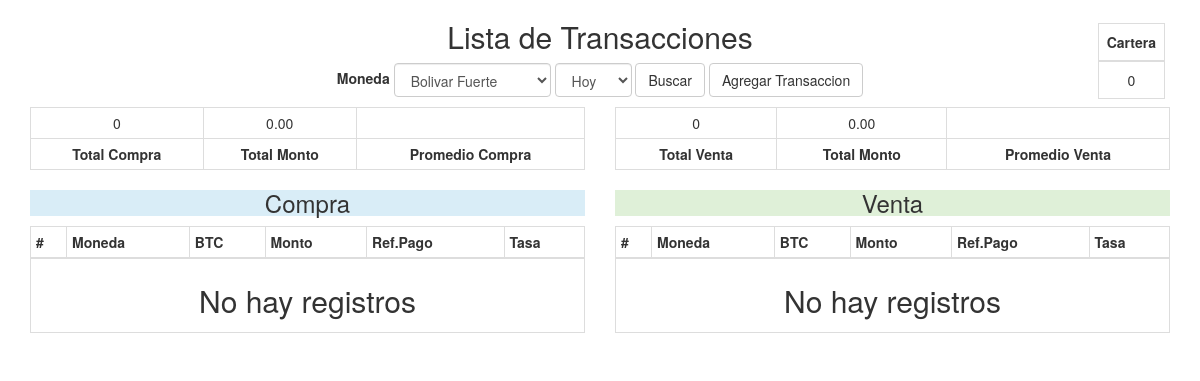
The page /list.php?moneda=VEF&created=hoy&buscar=Buscar on the database as committed earlier.
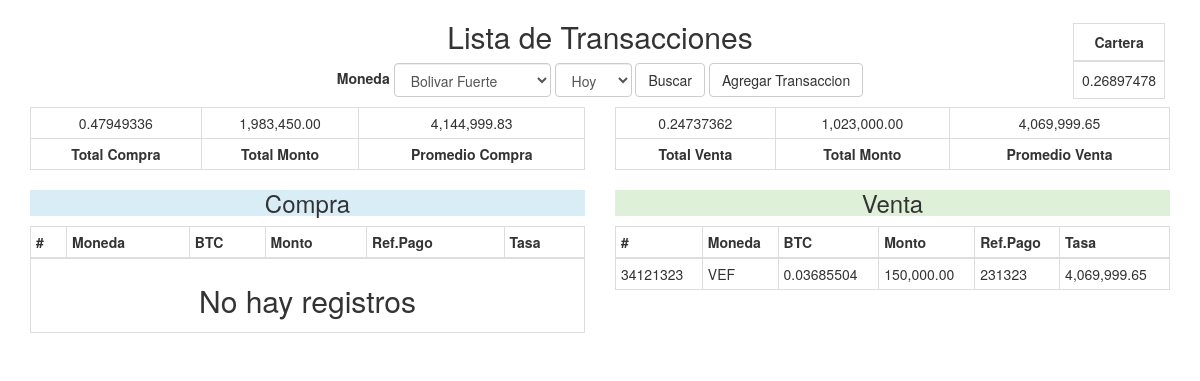
The same page on the database as committed later.
### tables this page shows
CREATE TABLE `transaction` (
  `idoperacion` varchar(200) NOT NULL,
  `tipo` varchar(20) NOT NULL,
  `moneda` varchar(20) NOT NULL,
  `btc` varchar(20) NOT NULL,
  `monto` varchar(20) NOT NULL,
  `ref_pago` varchar(100) NOT NULL,
  `observacion` text NOT NULL,
  `created` timestamp NOT NULL DEFAULT CURRENT_TIMESTAMP
);

### db.php (called while the page is built, shortened)
<?php
class Db extends PDO{
	public function get_currencies(){
		$query = "SELECT * from currencies";
		return $this->get($query);
	}
	public function get($query){
		$result = parent::query($query);
		$rows=array();
		while ($row = $result->fetch(PDO::FETCH_OBJ)) {
			$rows[]=$row;
		}
		return $rows;
	}
	public function get_by_moneda($moneda,$tipo = "compra"){
		if (isset($_GET['created'])) {
			switch ($_GET['created']) {
				case 'hoy':
					$date_sub = " and CAST(created AS DATE) = '".date('Y-m-d')."' ";
					break;
			}
			$query = "SELECT * FROM transaction WHERE tipo = '".$tipo."' and moneda = '".$moneda."' $date_sub order by created desc";
		}else{
			$query = "SELECT * FROM transaction WHERE tipo = '".$tipo."' and moneda = '".$moneda."' order by created desc";
		}
		return $this->get($query);
	}
	public function get_promedio($moneda,$tipo = "compra"){
		$query = "SELECT * from transaction WHERE
		created BETWEEN DATE_SUB(NOW(), INTERVAL 30 DAY) AND NOW() and tipo = '".$tipo."' and moneda = '".$moneda."' order by created desc";
		return $this->get($query);
	}
	public function get_suma_compra($moneda,$tipo = "compra"){
		$query = "SELECT btc FROM transaction WHERE tipo = '".$tipo."' and moneda = '".$moneda."'";
		$result = $this->get($query);
		$btc = 0;
		foreach ($result as $key => $value) {
			$btc = $btc + str_replace(',', '.', $value->btc);
		}
		return $btc;
	}
	public function get_suma_monto($moneda,$tipo = "compra"){
		$query = "SELECT monto FROM transaction WHERE tipo = '".$tipo."' and moneda = '".$moneda."'";
		$result = $this->get($query);
		$monto = 0;
		foreach ($result as $key => $value) {
			$monto = $monto + str_replace('.', '', $value->monto);
		}
		return $monto;
	}
	public function get_saldo(){
		$query = "SELECT btc FROM transaction WHERE tipo = 'compra' ";
		$result = $this->get($query);
		$btc = 0;
		foreach ($result as $key => $value) {
			$btc = $btc + str_replace(',', '.', $value->btc);
		}
		$query = "SELECT btc FROM transaction WHERE tipo = 'venta' ";
		$result = $this->get($query);
		$btc2 = 0;
		foreach ($result as $key => $value) {
			$btc2 = $btc2 + str_replace(',', '.', $value->btc);
		}
		return $btc-$btc2;
	}
}

### list.php (the view, shortened to what this page needs)
<?php
include_once('db.php');
$db = new Db();
?>
<!DOCTYPE html>
<html lang="en">
<head>
	<link rel="stylesheet" href="css/css/bootstrap.min.css">
	<link rel="stylesheet" href="css/css/bootstrap-datepicker.min.css">
</head>
<body>
	<div class="text-center">
		<h2>Lista de Transacciones</h2>
		<div class="container" style="position:relative">
			<div style="position:absolute;right:20px;top:-40px">
				<table class="table table-bordered">
					<thead>
						<th class="text-center">Cartera</th>
					</thead>
					<tr>
						<td><?php echo $db->get_saldo() ?></td>
					</tr>
				</table>
			</div>
		</div>
		<form action="" style="width:100%;margin:auto" class="form-inline">
			<div class="form-group">
				<label>Moneda</label>
				<select name="moneda" class="form-control" id="moneda">
					<?php foreach ($db->get_currencies() as $key => $value): ?>
						<?php if (isset($_GET['moneda']) and $_GET['moneda'] == $value->currabrev): ?>
							<option value="<?php echo $value->currabrev ?>" selected><?php echo $value->currency ?></option>
					<?php else: ?>
							<option value="<?php echo $value->currabrev ?>"><?php echo $value->currency ?></option>
						<?php endif ?>
					<?php endforeach ?>
				</select>
	            <select name="created" class="form-control" id="created">
	            	<option value="hoy">Hoy</option>
	            </select>
				<input type="submit" class="btn btn-default" name="buscar" value="Buscar">
				<a href="index.php" class="btn btn-default">Agregar Transaccion</a>
			</div>
		</form>
	</div>
	<div class="wrap container">
		<div class="row">
			<div class="col-md-6 col-sm-6">
				<table class="table table-condensed table-bordered">
					<?php if (isset($_GET['moneda']) and $_GET['moneda']): ?>
						<?php $suma_result = $db->get_suma_compra($_GET['moneda']) ?>
						<?php $monto_result = $db->get_suma_monto($_GET['moneda']) ?>
						<?php $promedio = $db->get_promedio($_GET['moneda']) ?>
						<?php $btc_suma = 0; ?>
						<?php $monto_suma = 0; ?>
						<?php foreach ($promedio as $key => $value): ?>
								<?php $btc_suma = $btc_suma + str_replace(',', '.', $value->btc) ?>
								<?php $monto_suma = $monto_suma + (float)str_replace(',','.',str_replace('.', '', $value->monto)) ?>
						<?php endforeach ?>
					<?php endif; ?>
					<tr>
						<td id="display_btc_suma1" class="text-center"><?php echo $suma_result ?></td>
						<td id="display_monto_suma1" class="text-center"><?php echo number_format($monto_result,2,'.',',') ?></td>
						<?php if (isset($btc_suma) and $btc_suma): ?>
						<td id="display_division1" class="text-center"><?php echo number_format((float)$monto_suma/$btc_suma,2,'.',',') ?></td>
						<?php endif ?>
					</tr>
					<tr>
						<td class="text-center"><b>Total Compra</b></td>
						<td class="text-center"><b>Total Monto</b></td>
						<td class="text-center"><b>Promedio Compra</b></td>
					</tr>
				</table>
				<div class="text-center bg-info" >
					<h3>Compra</h3>
				</div>
				<table class="table table-condensed table-bordered" id="compra">
					<thead>
						<th>#</th>
						<th>Moneda</th>
						<th>BTC</th>
						<th>Monto</th>
						<th>Ref.Pago</th>
						<th>Tasa</th>
					</thead>
					<?php if (isset($_GET['moneda']) and $_GET['moneda']): ?>
						<?php $transaction = $db->get_by_moneda($_GET['moneda']) ?>
					<?php endif ?>
					<?php if (count($transaction)): ?>
					<?php $btc_suma = 0; ?>
					<?php $monto_suma = 0; ?>
					<?php $cantidad_compras = 0 ?>
						<?php foreach ($transaction as $key => $value): ?>
							<tr>
								<td><?php echo $value->idoperacion ?></td>
								<td><?php echo $value->moneda ?></td>
								<td><?php echo str_replace(',', '.', $value->btc) ?></td>
								<td><?php echo number_format(str_replace(',','.',str_replace('.', '', $value->monto)),2,'.',',') ?></td>
								<td><?php echo $value->ref_pago ?></td>
								<td title="<?php echo $value->created.' | '.$value->observacion ?>">
									<?php echo number_format((float)str_replace(',','.',str_replace('.', '', $value->monto))/(float)str_replace(',', '.', $value->btc),2,'.',',') ?>
								</td>
							</tr>
						<?php $cantidad_compras++ ?>
						<?php endforeach ?>
					<?php else: ?>
						<th colspan="8" class="text-center">
							<h2>No hay registros</h2>
						</th>
					<?php endif ?>
				</table>
			</div>
			<div class="col-md-6 col-sm-6">
				<table class="table table-condensed table-bordered">
					<?php if (isset($_GET['moneda']) and $_GET['moneda']): ?>
						<?php $promedio = $db->get_promedio($_GET['moneda'],'venta') ?>
						<?php $suma_result = $db->get_suma_compra($_GET['moneda'],'venta') ?>
						<?php $monto_result = $db->get_suma_monto($_GET['moneda'],'venta') ?>
						<?php $btc_suma = 0; ?>
						<?php $monto_suma = 0; ?>
						<?php foreach ($promedio as $key => $value): ?>
								<?php $btc_suma = $btc_suma + str_replace(',', '.', $value->btc) ?>
								<?php $monto_suma = $monto_suma + (float)str_replace(',','.',str_replace('.', '', $value->monto)) ?>
						<?php endforeach ?>
					<?php endif; ?>
					<tr>
						<td id="display_btc_suma1" class="text-center"><?php echo $suma_result ?></td>
						<td id="display_monto_suma1" class="text-center"><?php echo number_format($monto_result,2,'.',',') ?></td>
						<?php if (isset($btc_suma) and $btc_suma): ?>
						<td id="display_division1" class="text-center"><?php echo number_format((float)$monto_suma/$btc_suma,2,'.',',') ?></td>
						<?php endif ?>
					</tr>
					<tr>
						<td class="text-center"><b>Total Venta</b></td>
						<td class="text-center"><b>Total Monto</b></td>
						<td class="text-center"><b>Promedio Venta</b></td>
					</tr>
				</table>
				<div class="text-center bg-success">
					<h3>Venta</h3>
				</div>
				<table class="table table-condensed table-bordered" id="venta">
					<thead>
						<th>#</th>
						<th>Moneda</th>
						<th>BTC</th>
						<th>Monto</th>
						<th>Ref.Pago</th>
						<th>Tasa</th>
					</thead>
					<?php if (isset($_GET['moneda']) and $_GET['moneda']): ?>
						<?php $transaction = $db->get_by_moneda($_GET['moneda'],'venta') ?>
					<?php endif ?>
					<?php if (count($transaction)): ?>
						<?php foreach ($transaction as $key => $value): ?>
							<tr>
								<td><?php echo $value->idoperacion ?></td>
								<td><?php echo $value->moneda ?></td>
								<td><?php echo str_replace(',', '.', $value->btc) ?></td>
								<td><?php echo number_format(str_replace(',','.',str_replace('.', '', $value->monto)),2,'.',',') ?></td>
								<td><?php echo $value->ref_pago ?></td>
								<td title="<?php echo $value->created.' | '.$value->observacion ?>">
									<?php echo number_format((float)str_replace(',','.',str_replace('.', '', $value->monto))/(float)str_replace(',', '.', $value->btc),2,'.',',') ?>
								</td>
							</tr>
						<?php endforeach ?>
					<?php else: ?>
						<th colspan="8" class="text-center">
							<h2>No hay registros</h2>
						</th>
					<?php endif ?>
				</table>
			</div>
		</div>
	</div>
</body>
</html>

### list.php (style rules this page uses)
.wrap { margin-top:10px; margin-bottom:10px; }

Rows that differ between the two databases and show on the page:
added transaction: idoperacion "34121323", moneda "VEF", btc "0.03685504", monto "150,000.00", ref_pago "231323", monto+btc "4,069,999.65"
Other text that changed with them:
$db->get_saldo(): "0" → "0.26897478"
$suma_result: "0" → "0.47949336"
$monto_result: "0.00" → "1,983,450.00"
$suma_result: "0" → "0.24737362"
$monto_result: "0.00" → "1,023,000.00"
text no longer shown: "No hay registros"
text now shown: "4,144,999.83 4,069,999.65"
